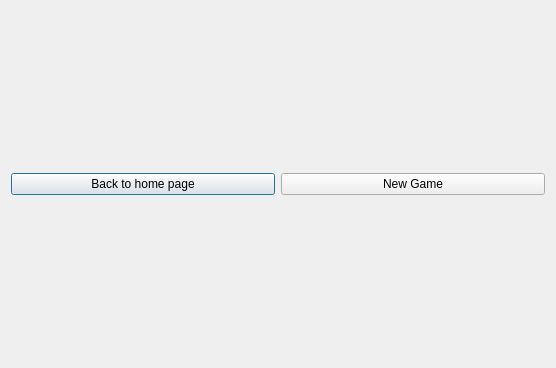
<?xml version="1.0" encoding="UTF-8"?>
<ui version="4.0">
 <class>TTTGame</class>
 <widget class="QDialog" name="TTTGame">
  <property name="windowModality">
   <enum>Qt::WindowModal</enum>
  </property>
  <property name="geometry">
   <rect>
    <x>0</x>
    <y>0</y>
    <width>556</width>
    <height>368</height>
   </rect>
  </property>
  <property name="sizePolicy">
   <sizepolicy hsizetype="Preferred" vsizetype="Preferred">
    <horstretch>0</horstretch>
    <verstretch>0</verstretch>
   </sizepolicy>
  </property>
  <property name="minimumSize">
   <size>
    <width>0</width>
    <height>0</height>
   </size>
  </property>
  <property name="maximumSize">
   <size>
    <width>16777215</width>
    <height>16777215</height>
   </size>
  </property>
  <property name="windowTitle">
   <string>Tic Tac Toe</string>
  </property>
  <property name="styleSheet">
   <string notr="true">QPushButton[cell=true]{
font: 50px &quot;Verdana&quot;;
min-height: 100px;
max-height: 100px;
min-width: 100px;
max-width: 100px;
}
</string>
  </property>
  <layout class="QVBoxLayout" name="verticalLayout_2">
   <item>
    <layout class="QHBoxLayout" name="horizontalLayout">
     <item>
      <layout class="QVBoxLayout" name="verticalLayout">
       <item>
        <layout class="QGridLayout" name="gridBoard">
         <property name="spacing">
          <number>0</number>
         </property>
        </layout>
       </item>
       <item>
        <layout class="QHBoxLayout" name="horizontalLayout_2">
         <item>
          <widget class="QPushButton" name="back">
           <property name="text">
            <string>Back to home page</string>
           </property>
          </widget>
         </item>
         <item>
          <widget class="QPushButton" name="reset">
           <property name="text">
            <string>New Game</string>
           </property>
          </widget>
         </item>
        </layout>
       </item>
      </layout>
     </item>
    </layout>
   </item>
  </layout>
 </widget>
 <layoutdefault spacing="6" margin="11"/>
 <resources/>
 <connections/>
</ui>
